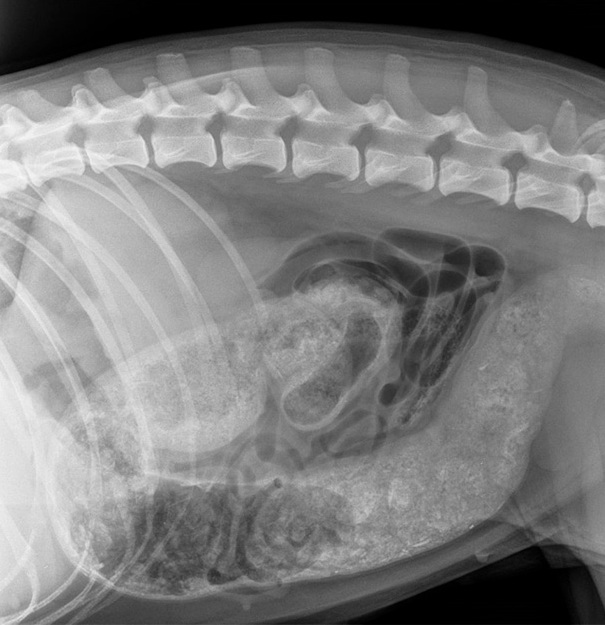
#> input picture stitching/xray3.jpg, 605 x 625 px, found by its file name
$ python pixel_density.py
#> lines starting #> are read from the running program, lines starting #| are printed output that depends on the picture; long printed decimals are rounded
import cv2
from skimage.metrics import structural_similarity as ssim

def calculate_ssim(img1, img2):

    img1 = cv2.cvtColor(img1, cv2.COLOR_BGR2GRAY)
    img2 = cv2.cvtColor(img2, cv2.COLOR_BGR2GRAY)


    ssim_value, _ = ssim(img1, img2, full=True)
    return ssim_value

def resize_to_match(img, target_img):

    return cv2.resize(img, (target_img.shape[1], target_img.shape[0]))

def calculate_pixel_density(image):

    height, width = image.shape[:2]
    total_pixels = height * width

    reference_area = 1024 * 768
    pixel_density = total_pixels / reference_area
    return pixel_density

def stitch_images(images):

    stitcher = cv2.Stitcher_create()
    status, stitched_image = stitcher.stitch(images)
    if status == cv2.Stitcher_OK:
        return stitched_image
    else:
        print("Error during stitching:", status)
        return None

def main():

    xray_img1 = cv2.imread('/home/shivam/Downloads/fc68eedproject_files/project files/xray_image_stitching/xray3.jpg')
#> xray_img1 is the input picture: shape (625, 605, 3); min 0, max 247, mean 125.2
    xray_img2 = cv2.imread('/home/shivam/Downloads/fc68eedproject_files/project files/xray_image_stitching/xray4.jpg')
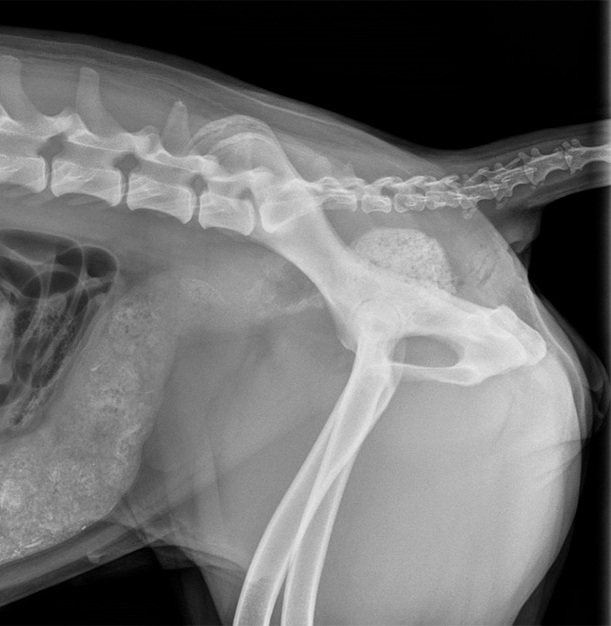
#> input picture stitching/xray4.jpg, 611 x 626 px, found by its file name
#> xray_img2 is the input picture: shape (626, 611, 3); min 0, max 236, mean 108.6
    #output_stitched_image = cv2.imread('stitched_xray_output.jpg')
    output_stitched_image = cv2.imread('/home/shivam/Downloads/fc68eedproject_files/project files/xray_image_stitching/stock_image_2.jpg')
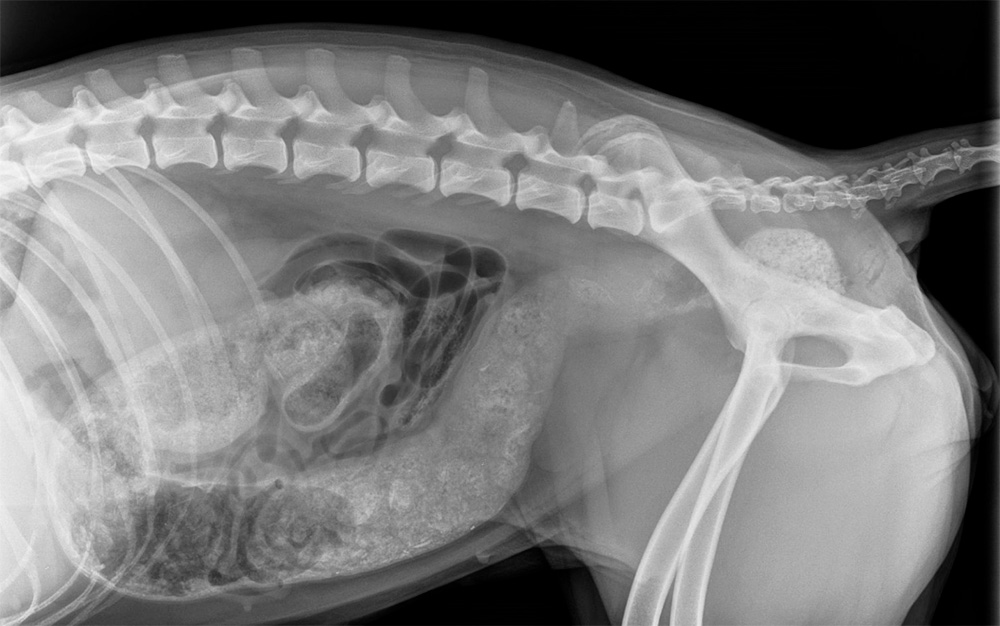
#> input picture stitching/stock_image_2.jpg, 1000 x 626 px, found by its file name
#> output_stitched_image is the input picture: shape (626, 1000, 3); min 0, max 247, mean 120.9

    if xray_img1 is None or xray_img2 is None or output_stitched_image is None:
        print("Error: Could not read one or more images.")
        return


    reference_stitched_image = stitch_images([xray_img1, xray_img2])
#> in stitch_images, `status, stitched_image = stitcher.stitch(images)`: status = 0
    if reference_stitched_image is None:
        print("Failed to stitch xray1 and xray2.")
        return


    output_stitched_image = resize_to_match(output_stitched_image, reference_stitched_image)


    ssim_value = calculate_ssim(reference_stitched_image, output_stitched_image)
#> in calculate_ssim, `ssim_value, _ = ssim(img1, img2, full=True)`: ssim_value = 0.899
#> ssim_value = 0.899

    pixel_density_reference = calculate_pixel_density(reference_stitched_image)
#> pixel_density_reference = 0.794
    pixel_density_output = calculate_pixel_density(output_stitched_image)
#> pixel_density_output = 0.794

    ssim_threshold = 0.95
    print("SSIM between reference and output stitched image:", ssim_value)
#| SSIM between reference and output stitched image: 0.8985
    print("Pixel Density of Reference Stitched Image:", pixel_density_reference)
#| Pixel Density of Reference Stitched Image: 0.7936
    print("Pixel Density of Output Stitched Image:", pixel_density_output)
#| Pixel Density of Output Stitched Image: 0.7936

    if ssim_value >= ssim_threshold:
        print("The output stitched image is similar to the reference stitched image.")
    else:
        print("The output stitched image is not similar to the reference stitched image.")

    combined_image = cv2.hconcat([reference_stitched_image, output_stitched_image])
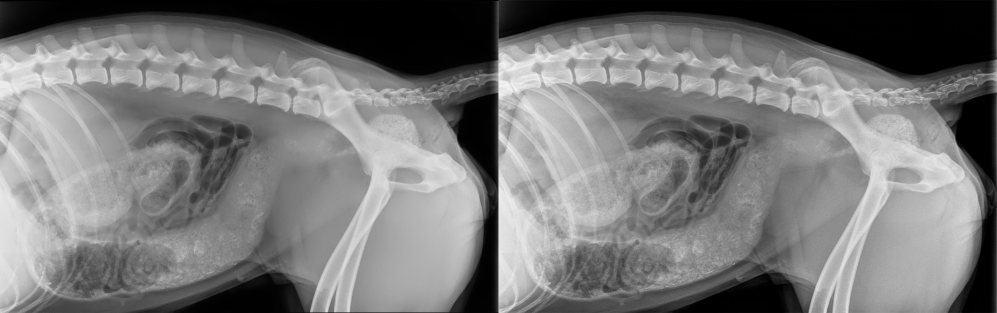
#> combined_image: shape (626, 1994, 3) (shown at 1/2 size); min 0, max 247, mean 120.2
    cv2.imshow("Reference Stitched Image (Left) vs Output Stitched Image (Right)", combined_image)
    cv2.waitKey(0)
    cv2.destroyAllWindows()

if __name__ == "__main__":
    main()
